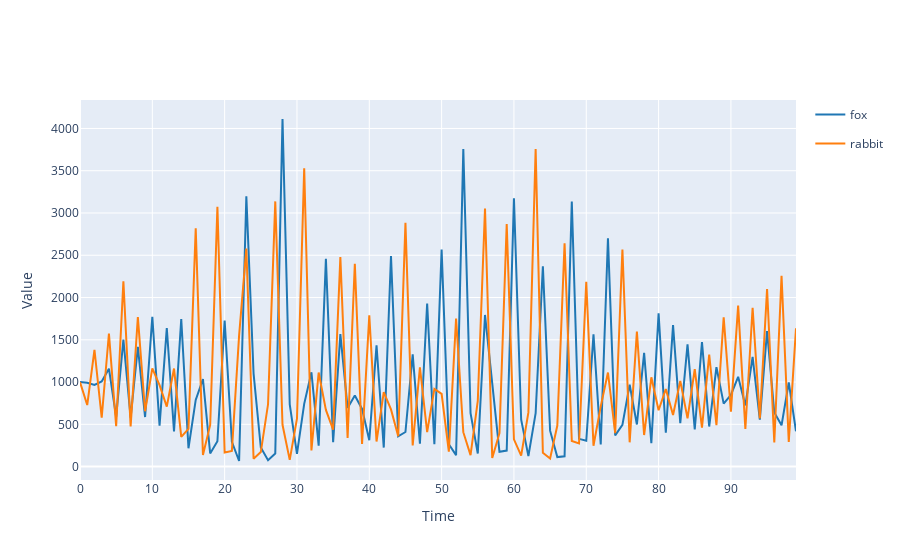

Write notebook code for a chart like this one.
### Markdown cell above
# Visualization

### Code cell
results.plotplotly()
